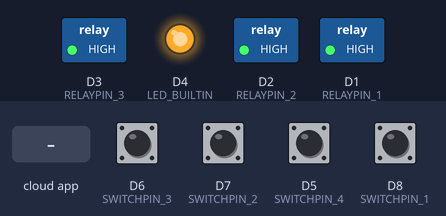
This sketch was run on a simulated ESP8266 (NodeMCU). Shown: switched loads named in the sketch (green lamp = pin HIGH), output pins drawn as LEDs (lit = HIGH, except the on-board LED, lit = LOW). The test bench sets the inputs (shaded band); at power-on: D5 (SWITCHPIN_4), D6 (SWITCHPIN_3), D7 (SWITCHPIN_2), D8 (SWITCHPIN_1) HIGH. WiFi joins after 1.5 s; servers stay silent unless stated; what the sketch prints to the serial monitor is not drawn.

Above: at 2.7 s.
2.8 s: the phone or cloud app sets 63e886ce5ec7d92a4708843a to 0
At 4.0 s:
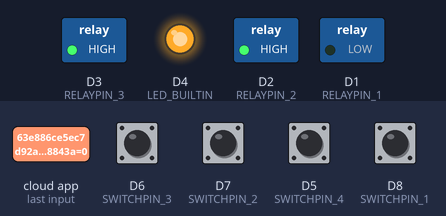
4.3 s: the phone or cloud app sets 63e887131bb4e19c11997167 to 0
At 5.4 s:
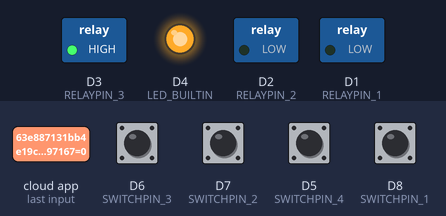
5.8 s: the phone or cloud app sets SWITCH_ID_NO_4_HERE to 1
At 6.5 s:
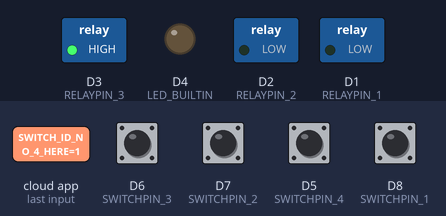
7.3 s: the phone or cloud app sets 63e887305ec7d92a470884e0 to 0
At 7.7 s:
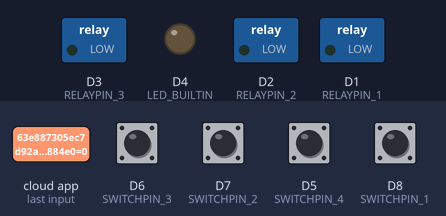
8.8 s: the phone or cloud app sets 63e886ce5ec7d92a4708843a to 1
At 10.0 s:
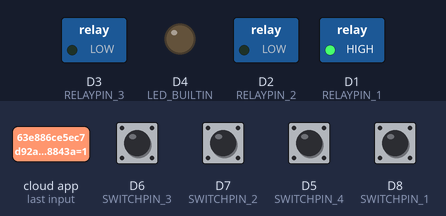
10.3 s: the phone or cloud app sets 63e887131bb4e19c11997167 to 1
At 11.1 s:
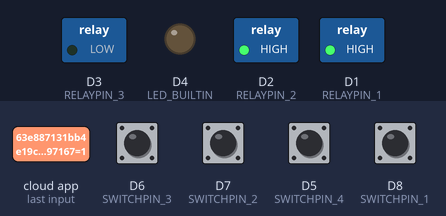
Timing chart, 0 to 12.8 s (numbered marks = the images above; inputs shaded):
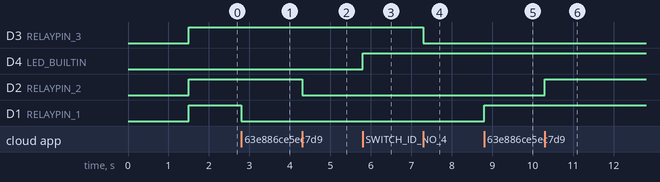

Measured:
- after the input at 2.8 s, D1 (RELAYPIN_1): HIGH → LOW at once
- after the input at 4.3 s, D2 (RELAYPIN_2): HIGH → LOW at once
- after the input at 5.8 s, D4 (LED_BUILTIN): LOW → HIGH at once
- after the input at 7.3 s, D3 (RELAYPIN_3): HIGH → LOW at once
- after the input at 8.8 s, D1 (RELAYPIN_1): LOW → HIGH at once
- after the input at 10.3 s, D2 (RELAYPIN_2): LOW → HIGH at once

The sketch:

ompky_smarthome_sinpro.ino
```cpp
// Uncomment the following line to enable serial debug output
//#define ENABLE_DEBUG

#ifdef ENABLE_DEBUG
       #define DEBUG_ESP_PORT Serial
       #define NODEBUG_WEBSOCKETS
       #define NDEBUG
#endif

#include <Arduino.h>
#ifdef ESP8266
       #include <ESP8266WiFi.h>
#endif
#ifdef ESP32
       #include <WiFi.h>
#endif

#include "SinricPro.h"
#include "SinricProSwitch.h"

#include <map>

#define WIFI_SSID         "BAAP KA MAAL HAI KYA RE"
#define WIFI_PASS         "Vivo@iqoo22"
#define APP_KEY           "df9795a6-41c1-4587-a6cf-875b9dc0241e"
#define APP_SECRET        "95df6992-077d-484e-a705-38ad48fe2163-8b0a6135-5cf6-4105-83dd-90d5b89dd85a"
// comment the following line if you use a toggle switches instead of tactile buttons
#define TACTILE_BUTTON 1

#define BAUD_RATE   9600

#define DEBOUNCE_TIME 250

#ifdef ESP8266
#define RELAYPIN_1 D1
#define RELAYPIN_2 D2
#define RELAYPIN_3 D3
#define RELAYPIN_4 D4
#define SWITCHPIN_1 D8
#define SWITCHPIN_2 D7
#define SWITCHPIN_3 D6
#define SWITCHPIN_4 D5
#endif

#ifdef ESP32
#define LED_BUILTIN 2

#define RELAYPIN_1 16
#define RELAYPIN_2 17
#define RELAYPIN_3 18
#define RELAYPIN_4 19
#define SWITCHPIN_1 25
#define SWITCHPIN_2 26
#define SWITCHPIN_3 22
#define SWITCHPIN_4 21
#endif

typedef struct {      // struct for the std::map below
  int relayPIN;
  int flipSwitchPIN;
} deviceConfig_t;


// this is the main configuration
// please put in your deviceId, the PIN for Relay and PIN for flipSwitch
// this can be up to N devices...depending on how much pin's available on your device ;)
// right now we have 4 devicesIds going to 4 relays and 4 flip switches to switch the relay manually
std::map<String, deviceConfig_t> devices = {
    //{deviceId, {relayPIN,  flipSwitchPIN}}
    {"63e886ce5ec7d92a4708843a", {  RELAYPIN_1, SWITCHPIN_1 }},
    {"63e887131bb4e19c11997167", {  RELAYPIN_2, SWITCHPIN_2 }},
    {"63e887305ec7d92a470884e0", {  RELAYPIN_3, SWITCHPIN_3 }},
    {"SWITCH_ID_NO_4_HERE", {  RELAYPIN_4, SWITCHPIN_4 }}
};

typedef struct {      // struct for the std::map below
  String deviceId;
  bool lastFlipSwitchState;
  unsigned long lastFlipSwitchChange;
} flipSwitchConfig_t;

std::map<int, flipSwitchConfig_t> flipSwitches;    // this map is used to map flipSwitch PINs to deviceId and handling debounce and last flipSwitch state checks
                                                  // it will be setup in "setupFlipSwitches" function, using informations from devices map

void setupRelays() {
  for (auto &device : devices) {           // for each device (relay, flipSwitch combination)
    int relayPIN = device.second.relayPIN; // get the relay pin
    pinMode(relayPIN, OUTPUT);             // set relay pin to OUTPUT
  }
}

void setupFlipSwitches() {
  for (auto &device : devices)  {                     // for each device (relay / flipSwitch combination)
    flipSwitchConfig_t flipSwitchConfig;              // create a new flipSwitch configuration

    flipSwitchConfig.deviceId = device.first;         // set the deviceId
    flipSwitchConfig.lastFlipSwitchChange = 0;        // set debounce time
    flipSwitchConfig.lastFlipSwitchState = false;     // set lastFlipSwitchState to false (LOW)

    int flipSwitchPIN = device.second.flipSwitchPIN;  // get the flipSwitchPIN

    flipSwitches[flipSwitchPIN] = flipSwitchConfig;   // save the flipSwitch config to flipSwitches map
    pinMode(flipSwitchPIN, INPUT);                   // set the flipSwitch pin to INPUT
  }
}

bool onPowerState(String deviceId, bool &state)
{
  Serial.printf("%s: %s\r\n", deviceId.c_str(), state ? "on" : "off");
  int relayPIN = devices[deviceId].relayPIN; // get the relay pin for corresponding device
  digitalWrite(relayPIN, state);             // set the new relay state
  return true;
}

void handleFlipSwitches() {
  unsigned long actualMillis = millis();                                          // get actual millis
  for (auto &flipSwitch : flipSwitches) {                                         // for each flipSwitch in flipSwitches map
    unsigned long lastFlipSwitchChange = flipSwitch.second.lastFlipSwitchChange;  // get the timestamp when flipSwitch was pressed last time (used to debounce / limit events)

    if (actualMillis - lastFlipSwitchChange > DEBOUNCE_TIME) {                    // if time is > debounce time...

      int flipSwitchPIN = flipSwitch.first;                                       // get the flipSwitch pin from configuration
      bool lastFlipSwitchState = flipSwitch.second.lastFlipSwitchState;           // get the lastFlipSwitchState
      bool flipSwitchState = digitalRead(flipSwitchPIN);                          // read the current flipSwitch state
      if (flipSwitchState != lastFlipSwitchState) {                               // if the flipSwitchState has changed...
#ifdef TACTILE_BUTTON
        if (flipSwitchState) {                                                    // if the tactile button is pressed
#endif
          flipSwitch.second.lastFlipSwitchChange = actualMillis;                  // update lastFlipSwitchChange time
          String deviceId = flipSwitch.second.deviceId;                           // get the deviceId from config
          int relayPIN = devices[deviceId].relayPIN;                              // get the relayPIN from config
          bool newRelayState = !digitalRead(relayPIN);                            // set the new relay State
          digitalWrite(relayPIN, newRelayState);                                  // set the trelay to the new state

          SinricProSwitch &mySwitch = SinricPro[deviceId];                        // get Switch device from SinricPro
          mySwitch.sendPowerStateEvent(newRelayState);                            // send the event
#ifdef TACTILE_BUTTON
        }
#endif
        flipSwitch.second.lastFlipSwitchState = flipSwitchState;                  // update lastFlipSwitchState
      }
    }
  }
}

void setupWiFi()
{
  Serial.printf("\r\n[Wifi]: Connecting");
  WiFi.begin(WIFI_SSID, WIFI_PASS);

  while (WiFi.status() != WL_CONNECTED)
  {
    Serial.printf(".");
    delay(250);
  }
  digitalWrite(LED_BUILTIN, HIGH);
  Serial.printf("connected!\r\n[WiFi]: IP-Address is %s\r\n", WiFi.localIP().toString().c_str());
}

void setupSinricPro()
{
  for (auto &device : devices)
  {
    const char *deviceId = device.first.c_str();
    SinricProSwitch &mySwitch = SinricPro[deviceId];
    mySwitch.onPowerState(onPowerState);
  }

  //SinricPro.restoreDeviceStates(true); // Uncomment to restore the last known state from the server.
  SinricPro.begin(APP_KEY, APP_SECRET);
}

void setup()
{
  Serial.begin(BAUD_RATE);
  setupRelays();
  setupFlipSwitches();
  setupWiFi();
  setupSinricPro();
}

void loop()
{
  SinricPro.handle();
  handleFlipSwitches();
}
```
